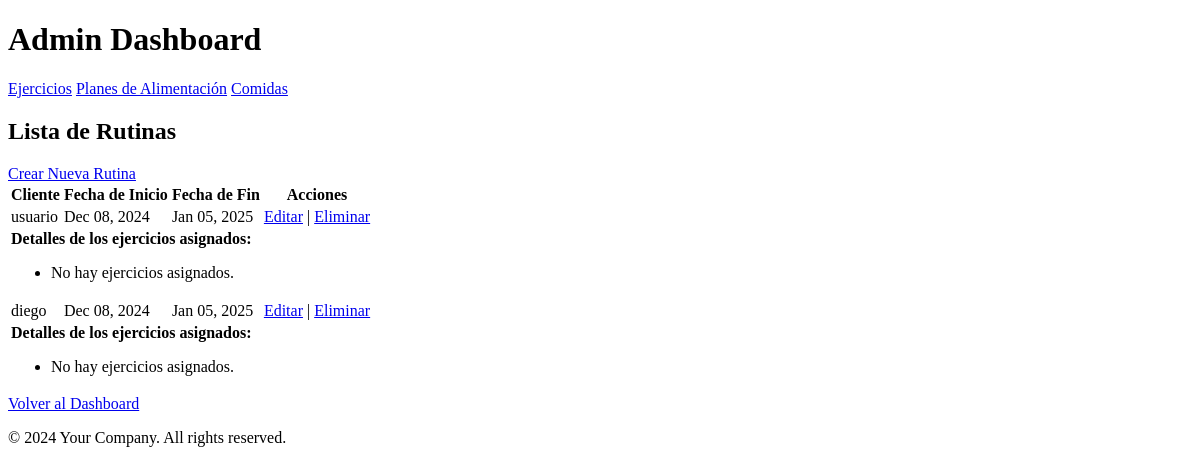
The app's page /rutinas/ (signed in), older data.
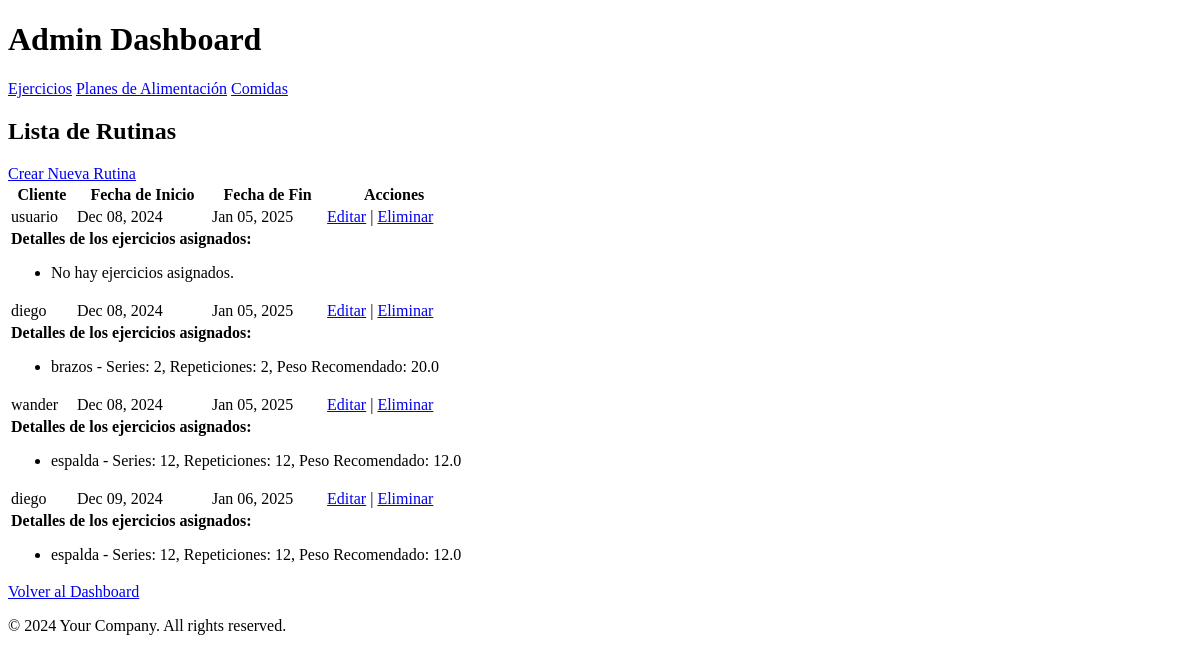
The same page, newer data.
### accounts/models.py (models this page shows, shortened)
class RutinaEntrenamiento(models.Model):
    cliente = models.ForeignKey('auth.User', on_delete=models.CASCADE)  # Relación con el usuario
    fecha_inicio = models.DateField()
    fecha_fin = models.DateField()
    ejercicios = models.ManyToManyField(Ejercicio, related_name='rutinas', blank=True)  # Relación con ejercicios

class Ejercicio(models.Model):
    administrador = models.ForeignKey(
        User,
        on_delete=models.SET_NULL,
        null=True,
        blank=True,
        related_name='ejercicios_creados'
    )
    nombre = models.CharField(max_length=100)
    series = models.IntegerField()
    repeticiones = models.IntegerField()
    peso_recomendado = models.FloatField()

### accounts/views.py (the view)
# urls.py: path('rutinas/', views.rutina_list, name='rutina_list'),
@login_required
def rutina_list(request):
    rutinas = RutinaEntrenamiento.objects.all()
    return render(request, 'accounts/rutina_list.html', {'rutinas': rutinas})

### accounts/templates/accounts/rutina_list.html
{% extends "accounts/base.html" %} {% block content %}
<h2>Lista de Rutinas</h2>
<a href="{% url 'create_rutina' %}">Crear Nueva Rutina</a>
<table>
  <thead>
    <tr>
      <th>Cliente</th>
      <th>Fecha de Inicio</th>
      <th>Fecha de Fin</th>
      <th>Acciones</th>
    </tr>
  </thead>
  <tbody>
    {% for rutina in rutinas %}
    <tr>
      <td>{{ rutina.cliente.username }}</td>
      <td>{{ rutina.fecha_inicio|date:"M d, Y" }}</td>
      <td>{{ rutina.fecha_fin|date:"M d, Y" }}</td>
      <td>
        <a href="{% url 'update_rutina' rutina.pk %}">Editar</a> |
        <a href="{% url 'delete_rutina' rutina.pk %}">Eliminar</a>
      </td>
    </tr>
    <tr>
      <td colspan="4">
        <strong>Detalles de los ejercicios asignados:</strong>
        <ul>
          {% for ejercicio in rutina.ejercicios.all %}
          <li>
            {{ ejercicio.nombre }} - Series: {{ ejercicio.series }},
            Repeticiones: {{ ejercicio.repeticiones }}, Peso Recomendado:
            {{ejercicio.peso_recomendado}}
          </li>
          {% empty %}
          <li>No hay ejercicios asignados.</li>
          {% endfor %}
        </ul>
      </td>
    </tr>
    {% endfor %}
  </tbody>
</table>
<a href="{% url 'admin_dashboard' %}">Volver al Dashboard</a>
{% endblock %}

Row changes from the older to the newer data that the page shows:
changed RutinaEntrenamiento (number 2 of 4 on the later page): gains Ejercicio (nombre "brazos", series "2", repeticiones "2", peso_recomendado "20.0"); no longer shows "No hay ejercicios asignados."
added RutinaEntrenamiento: cliente.username "wander", fecha_inicio "Dec 08, 2024", fecha_fin "Jan 05, 2025"
now on this page (row unchanged): Ejercicio: nombre "espalda", series "12", repeticiones "12", peso_recomendado "12.0"
added RutinaEntrenamiento: cliente.username "diego", fecha_inicio "Dec 09, 2024", fecha_fin "Jan 06, 2025"
